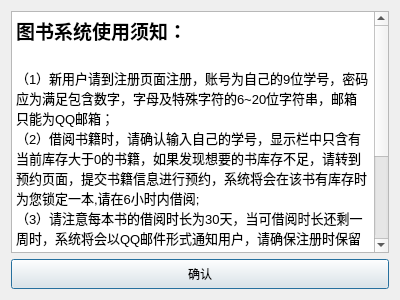
<?xml version="1.0" encoding="UTF-8"?>
<ui version="4.0">
 <class>readme</class>
 <widget class="QDialog" name="readme">
  <property name="geometry">
   <rect>
    <x>0</x>
    <y>0</y>
    <width>400</width>
    <height>300</height>
   </rect>
  </property>
  <property name="windowTitle">
   <string>使用须知</string>
  </property>
  <layout class="QGridLayout" name="gridLayout">
   <item row="0" column="0">
    <widget class="QTextEdit" name="textEdit">
     <property name="html">
      <string>&lt;!DOCTYPE HTML PUBLIC &quot;-//W3C//DTD HTML 4.0//EN&quot; &quot;http://www.w3.org/TR/REC-html40/strict.dtd&quot;&gt;
&lt;html&gt;&lt;head&gt;&lt;meta name=&quot;qrichtext&quot; content=&quot;1&quot; /&gt;&lt;style type=&quot;text/css&quot;&gt;
p, li { white-space: pre-wrap; }
&lt;/style&gt;&lt;/head&gt;&lt;body style=&quot; font-family:'SimSun'; font-size:9pt; font-weight:400; font-style:normal;&quot;&gt;
&lt;p style=&quot; margin-top:0px; margin-bottom:0px; margin-left:0px; margin-right:0px; -qt-block-indent:0; text-indent:0px;&quot;&gt;&lt;span style=&quot; font-size:14pt; font-weight:600;&quot;&gt;图书系统使用须知：&lt;/span&gt;&lt;/p&gt;
&lt;p style=&quot;-qt-paragraph-type:empty; margin-top:0px; margin-bottom:0px; margin-left:0px; margin-right:0px; -qt-block-indent:0; text-indent:0px; font-size:14pt; font-weight:600;&quot;&gt;&lt;br /&gt;&lt;/p&gt;
&lt;p style=&quot; margin-top:0px; margin-bottom:0px; margin-left:0px; margin-right:0px; -qt-block-indent:0; text-indent:0px;&quot;&gt;&lt;span style=&quot; font-size:10pt;&quot;&gt;（1）新用户请到注册页面注册，账号为自己的9位学号，密码应为满足包含数字，字母及特殊字符的6~20位字符串，邮箱只能为QQ邮箱；&lt;/span&gt;&lt;/p&gt;
&lt;p style=&quot; margin-top:0px; margin-bottom:0px; margin-left:0px; margin-right:0px; -qt-block-indent:0; text-indent:0px;&quot;&gt;&lt;span style=&quot; font-size:10pt;&quot;&gt;（2）借阅书籍时，请确认输入自己的学号，显示栏中只含有当前库存大于0的书籍，如果发现想要的书库存不足，请转到预约页面，提交书籍信息进行预约，系统将会在该书有库存时为您锁定一本,请在6小时内借阅;&lt;/span&gt;&lt;/p&gt;
&lt;p style=&quot; margin-top:0px; margin-bottom:0px; margin-left:0px; margin-right:0px; -qt-block-indent:0; text-indent:0px;&quot;&gt;&lt;span style=&quot; font-size:10pt;&quot;&gt;（3）请注意每本书的借阅时长为30天，当可借阅时长还剩一周时，系统将会以QQ邮件形式通知用户，请确保注册时保留的邮箱能够使用；&lt;/span&gt;&lt;/p&gt;
&lt;p style=&quot; margin-top:0px; margin-bottom:0px; margin-left:0px; margin-right:0px; -qt-block-indent:0; text-indent:0px;&quot;&gt;&lt;span style=&quot; font-size:10pt;&quot;&gt;（4）如果忘记密码，请转到密码重置页面，重置操作将会使用用户注册时保留的QQ邮箱接收验证码，请确保该邮箱可以使用；&lt;/span&gt;&lt;/p&gt;
&lt;p style=&quot; margin-top:0px; margin-bottom:0px; margin-left:0px; margin-right:0px; -qt-block-indent:0; text-indent:0px;&quot;&gt;&lt;span style=&quot; font-size:10pt;&quot;&gt;（5）还书时，请在还书页面进行相关操作。&lt;/span&gt;&lt;/p&gt;
&lt;p style=&quot;-qt-paragraph-type:empty; margin-top:0px; margin-bottom:0px; margin-left:0px; margin-right:0px; -qt-block-indent:0; text-indent:0px;&quot;&gt;&lt;br /&gt;&lt;/p&gt;
&lt;p style=&quot;-qt-paragraph-type:empty; margin-top:0px; margin-bottom:0px; margin-left:0px; margin-right:0px; -qt-block-indent:0; text-indent:0px; font-size:10pt;&quot;&gt;&lt;br /&gt;&lt;/p&gt;
&lt;p style=&quot; margin-top:0px; margin-bottom:0px; margin-left:0px; margin-right:0px; -qt-block-indent:0; text-indent:0px;&quot;&gt;&lt;span style=&quot; font-size:10pt; font-weight:600; color:#00ffff;&quot;&gt;感谢使用本图书系统，祝您顺利。&lt;/span&gt;&lt;/p&gt;&lt;/body&gt;&lt;/html&gt;</string>
     </property>
    </widget>
   </item>
   <item row="1" column="0">
    <widget class="QPushButton" name="confirmButton">
     <property name="minimumSize">
      <size>
       <width>0</width>
       <height>30</height>
      </size>
     </property>
     <property name="text">
      <string>确认</string>
     </property>
    </widget>
   </item>
  </layout>
 </widget>
 <resources/>
 <connections/>
</ui>
